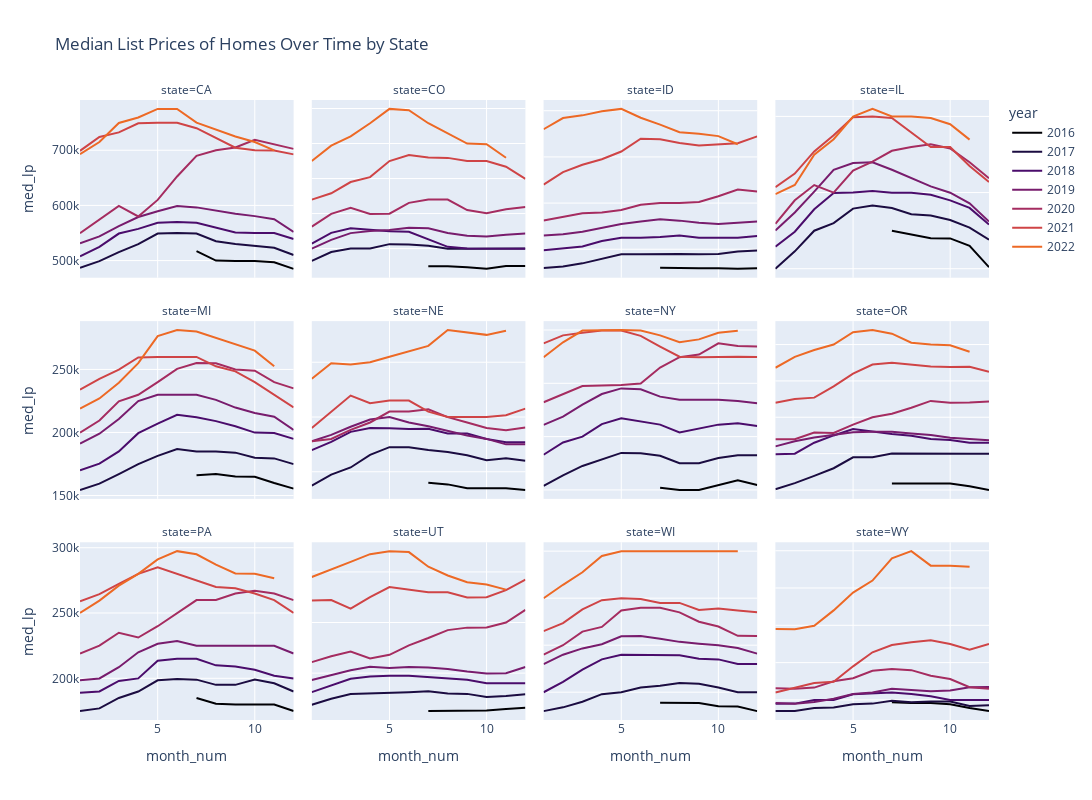

Notebook code for this chart:
### Markdown cell above
### Median List Prices

### Code cell
fig = px.line(df.query("state in @select_states"),
    x = 'month_num',
    y = 'med_lp',
    color = 'year',
    facet_col = 'state',
    facet_col_wrap = 4,
    title = 'Median List Prices of Homes Over Time by State',
    color_discrete_sequence=px.colors.sequential.Inferno
    )
fig.update_yaxes(matches = None)
fig.update_layout(height = 800, width = 1200)
fig.show()#(renderer = 'svg')
